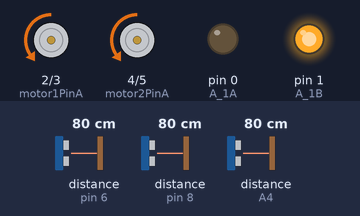
Bench run of a sketch on a simulated Arduino Uno, built with avr-gcc and run on an emulated ATmega328P. Shown: motor-driver pin pairs drawn as motors (green arrow = first pin HIGH = forward, orange = second pin HIGH = backward, longer = more drive, scaled by the enable pin), output pins drawn as LEDs (lit = HIGH). Wiring (inferred from the names in the program): 3 × ultrasonic range finder: trigger pin 7, echo pin 6 / trigger pin 9, echo pin 8 / trigger A5, echo A4. The test bench sets the inputs (shaded band); at power-on: distance to the obstacle (sensors on pin 6, pin 8, A4) 80 cm. The echo pulse lasts 58.3 µs per cm; pins used as bus, display or sensor lines are not drawn.

Above: at 1.2 s.
1.3 s: distance to the obstacle (sensor on pin 6) set to 18 cm
2.8 s: distance to the obstacle (sensor on pin 6) set to 14 cm
At 3.3 s:
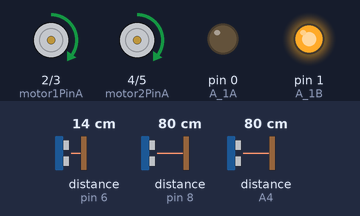
5.8 s: distance to the obstacle (sensor on pin 8) set to 86 cm
At 6.04 s:
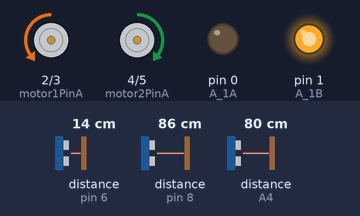
8.8 s: distance to the obstacle (sensor on pin 8) set to 2 cm
At 9.9 s:
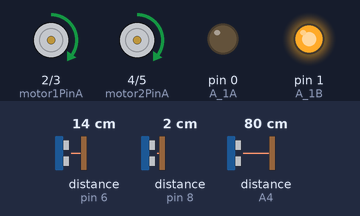
11.8 s: distance to the obstacle (sensor on pin 8) set to 120 cm
At 12.4 s:
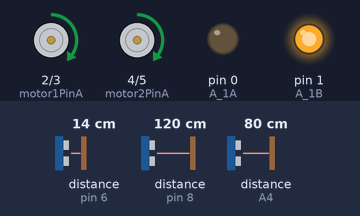
Timing chart, 0 to 15.8 s (numbered marks = the images above; inputs shaded):
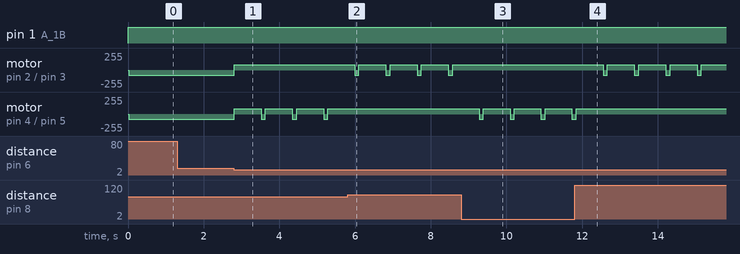

The sketch:

autodrivecar.ino
```cpp
int A_1A = 0;
int A_1B = 1;
int M_trig = 7;
int M_echo = 6;
int R_trig = 9;
int R_echo = 8;
int L_trig = A5;
int L_echo = A4;
int motor1PinA = 2;
int motor1PinB = 3;
int motor2PinA = 4;
int motor2PinB = 5;
int enablerPin = 10;
int enablelPin = 11;
int motorPin[4] = {2, 3, 4, 5};
int left[4] = {1, 0, 0, 1};
int front[4] = {0 , 1, 0, 1};
int right[4] = {0, 1, 1, 0};
int back[4] = {1, 0, 1, 0};
//0=left, 1=forward, 2=right

void setup() {
    pinMode(A_1A, OUTPUT);
    pinMode(A_1B, OUTPUT);
    pinMode(M_trig, OUTPUT);
    pinMode(M_echo, INPUT);
    pinMode(R_trig, OUTPUT);
    pinMode(R_echo, INPUT);
    pinMode(L_trig, OUTPUT);
    pinMode(L_echo, INPUT);

    pinMode(motor1PinA, OUTPUT);
    pinMode(motor1PinB, OUTPUT);
    pinMode(enablelPin, OUTPUT);
    analogWrite(enablelPin, 80);

    pinMode(motor2PinA, OUTPUT);
    pinMode(motor2PinB, OUTPUT);
    pinMode(enablerPin, OUTPUT);
    analogWrite(enablerPin, 80);
}

float detection(int trig, int echo) {
    digitalWrite(trig, LOW);
    digitalWrite(echo, LOW);
    delayMicroseconds(2);
    digitalWrite(trig, HIGH);
    delayMicroseconds(10);
    digitalWrite(trig, LOW);
    unsigned long duration = pulseIn(echo, HIGH);
    return duration / 29 / 2;
}

void move(float L, float M, float R) {
    if (L > 15 && M > 15 && R > 15) {
        for (int i=0; i<4; i++) {
            digitalWrite(motorPin[i], front[i]);
        }
    }
    else {
        for (int i=0; i<4; i++) {
            digitalWrite(motorPin[i], back[i]);
        }
        delay(700);
        L = detection(L_trig, L_echo);
        M = detection(M_trig, M_echo);
        R = detection(R_trig, R_echo);
        if (L < R) {
            for (int i=0; i<4; i++) {
                digitalWrite(motorPin[i], right[i]);
            }
        }
        else {
            for (int i=0; i<4; i++) {
                digitalWrite(motorPin[i], left[i]);
            }
        }
        delay(100);
    }
}

void loop() {
    digitalWrite(A_1A, LOW);
    digitalWrite(A_1B, HIGH);

    float L_distance = detection(L_trig, L_echo);
    float M_distance = detection(M_trig, M_echo);
    float R_distance = detection(R_trig, R_echo);
    move(L_distance, M_distance, R_distance);
}
```

Measured:
- the behaviour switches between 17 and 16 cm on distance to the obstacle (sensor on pin 6) (found by bisection; images 0 and 1)
- the behaviour switches between 80 and 81 cm on distance to the obstacle (sensor on pin 8) (found by bisection; images 1 and 2)
- after the input at 1.3 s, every drawn part: stays the same
- after the input at 2.8 s, motor on pin 2 (motor1PinA) / pin 3 (motor1PinB): backward 80/255 → forward 80/255 at once; motor on pin 4 (motor2PinA) / pin 5 (motor2PinB): alternates forward 80/255 for 0.71 s and backward 80/255 for 0.11 s, starting at once
- after the input at 5.8 s, motor on pin 2 (motor1PinA) / pin 3 (motor1PinB): alternates forward 80/255 for 0.71 s and backward 80/255 for 0.11 s, starting after 0.19 s; motor on pin 4 (motor2PinA) / pin 5 (motor2PinB): stops changing and stays forward 80/255
- after the input at 8.8 s, motor on pin 2 (motor1PinA) / pin 3 (motor1PinB): stops changing and stays forward 80/255; motor on pin 4 (motor2PinA) / pin 5 (motor2PinB): alternates forward 80/255 for 0.71 s and backward 80/255 for 0.11 s, starting after 0.48 s
- after the input at 11.8 s, motor on pin 2 (motor1PinA) / pin 3 (motor1PinB): alternates forward 80/255 for 0.71 s and backward 80/255 for 0.11 s, starting after 0.75 s; motor on pin 4 (motor2PinA) / pin 5 (motor2PinB): goes on until 11.8 s, then stays forward 80/255
